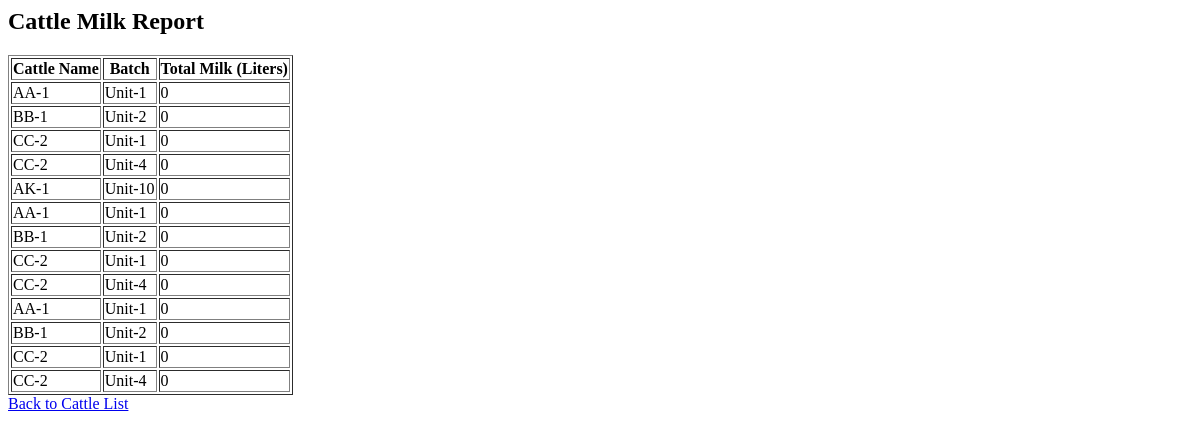
Before: /cow/cattle/milk_report/ with the older database file.
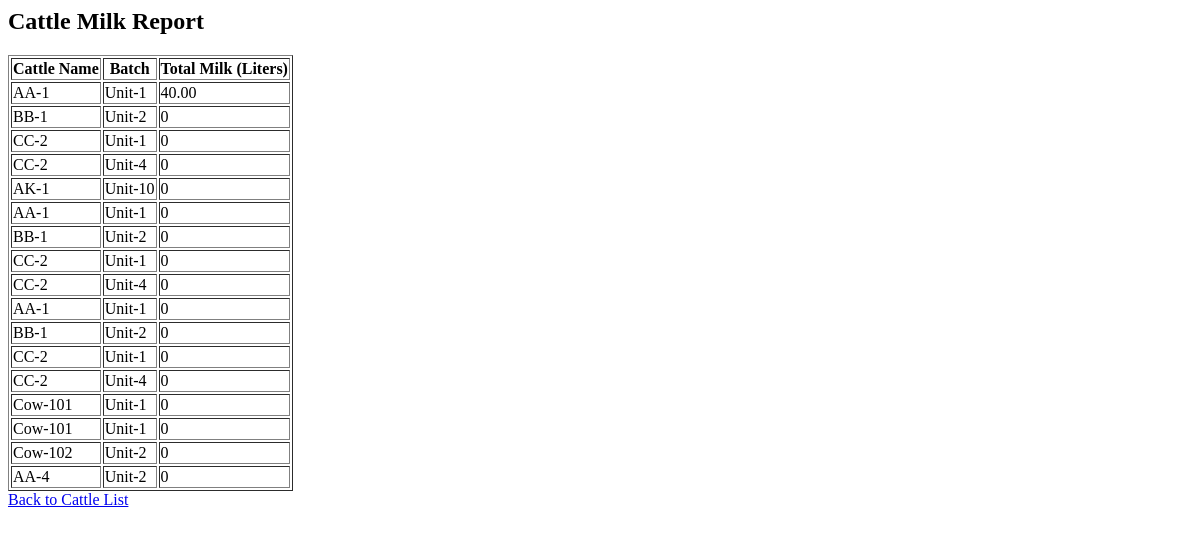
After: the same page with the newer database file.
### cows/models.py (models this page shows, shortened)
class Cattle(models.Model):
    batch = models.ForeignKey(Batch, on_delete=models.CASCADE, related_name='cattles')
    name = models.CharField(max_length=100)
    age = models.PositiveIntegerField()
    breed = models.CharField(max_length=50)
    purchase=models.DateTimeField(null=True, blank=True)
    purchase_amount=models.DecimalField(max_digits=15, decimal_places=2, null=True, blank=True)
    milk=models.DecimalField(max_digits=6, decimal_places=2, null=True, blank=True)
    convincing_date = models.DateField(null=True, blank=True)  # maybe pregnancy confirmation or vet check
    result = models.CharField(max_length=100, blank=True, null=True)
    milk_day_15 = models.DecimalField(max_digits=6, decimal_places=2,  null=True, blank=True)
    milk_day_30 = models.DecimalField(max_digits=6, decimal_places=2,  null=True, blank=True)
    milk_day_60 = models.DecimalField(max_digits=6, decimal_places=2,  null=True, blank=True)
    milk_day_75 = models.DecimalField(max_digits=6, decimal_places=2,  null=True, blank=True)
    outward_date = models.DateField(null=True, blank=True)
    sale_date = models.DateField(null=True, blank=True)
    sold = models.DecimalField(max_digits=10, decimal_places=2, null=True, blank=True)
    salvage_date = models.DateField(null=True, blank=True)
    salvage = models.CharField(max_length=50, blank=True, null=True)
    is_archive = models.BooleanField(default=False)
    reentered = models.BooleanField(default=False)
    HEALTH_CHOICES = [
        ('Healthy', 'Healthy'),
        ('Sick', 'Sick'),
        ('Critical', 'Critical'),
    ]
    health_status = models.CharField(max_length=20, choices=HEALTH_CHOICES, default='Healthy')
    BREEDING_CHOICES = [
        ('Fresh', 'Fresh'),
        ('Inseminated', 'Inseminated'),
        ('Pregnant', 'Pregnant'),
        ('Dry', 'Dry'),
    ]
    breeding = models.CharField(max_length=20, choices=BREEDING_CHOICES)

class Batch(models.Model):
    name = models.CharField(max_length=100)
    created_at = models.DateTimeField(auto_now_add=True)

### cows/views.py (the view)
# urls.py: path('cattle/milk_report/', views.cattle_milk_report, name='cattle_milk_report'),
def cattle_milk_report(request):
    cattles = Cattle.objects.all()
    milk_report = []
    for cattle in cattles:
        total_milk = sum(m.amount for m in cattle.milkings.all())
        milk_report.append({
            'name': cattle.name,
            'batch': cattle.batch.name,
            'total_milk': total_milk
        })
    return render(request, 'cattle_milk_report.html', {'milk_report': milk_report})

### cows/templates/cattle_milk_report.html
<h2>Cattle Milk Report</h2>
<table border="1">
    <tr>
        <th>Cattle Name</th>
        <th>Batch</th>
        <th>Total Milk (Liters)</th>
    </tr>
    {% for item in milk_report %}
    <tr>
        <td>{{ item.name }}</td>
        <td>{{ item.batch }}</td>
        <td>{{ item.total_milk }}</td>
    </tr>
    {% endfor %}
</table>
<a href="{% url 'cattle_list' %}">Back to Cattle List</a>

Changed rows visible on the page:
added Cattle: name "Cow-101"
added Cattle: name "Cow-101"
added Cattle: name "Cow-102"
added Cattle: name "AA-4"
Other visible differences:
new list line: "AA-1"
new list line: "Unit-1"
new list line: "40.00"
new list line: "0"
new list line: "Unit-2"
list line gone: "AA-1"
list line gone: "Unit-1"
list line gone: "0"
